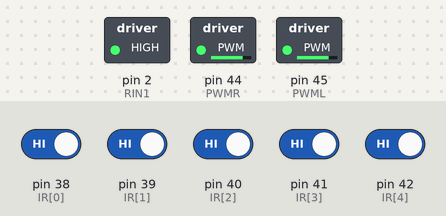
Bench run of a sketch on a simulated Arduino Mega 2560, built with avr-gcc and run on an emulated ATmega2560. On the bench: switched loads named in the sketch (green lamp = pin HIGH). The test bench sets the inputs (shaded band); at power-on: pin 38 (IR[0]), pin 39 (IR[1]), pin 40 (IR[2]), pin 41 (IR[3]), pin 42 (IR[4]) HIGH. Pins used as bus, display or sensor lines are not drawn; what the sketch prints to the serial monitor is not drawn.

Above: at 1.2 s.
1.3 s: pin 38 (IR[0]) driven LOW and pin 39 (IR[1]) driven LOW
At 2.5 s:
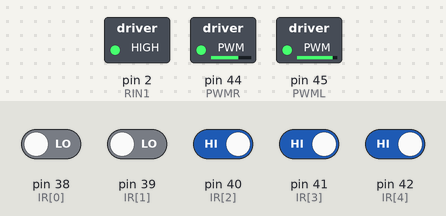
2.8 s: pin 38 (IR[0]) driven HIGH
At 3.6 s:
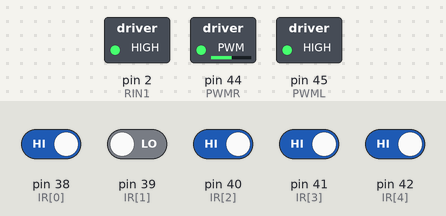
5.8 s: pin 40 (IR[2]) driven LOW
At 7.0 s:
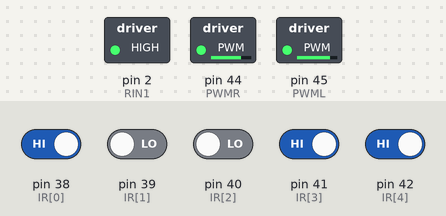
7.3 s: pin 42 (IR[4]) driven LOW
At 7.9 s:
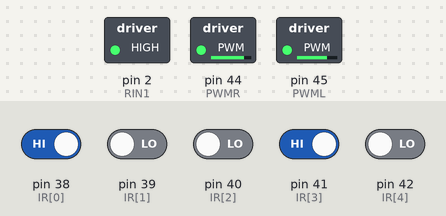
8.8 s: pin 39 (IR[1]) driven HIGH
At 9.4 s:
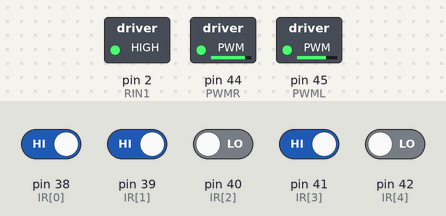
10.3 s: pin 41 (IR[3]) driven LOW
At 11.0 s:
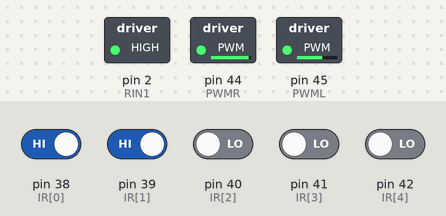
Timing chart, 0 to 12.8 s (numbered marks = the images above; inputs shaded):
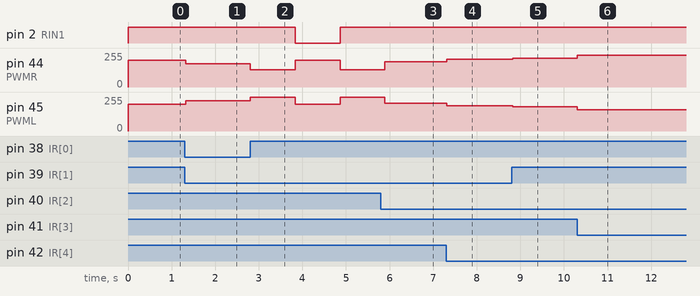

Measured:
- after the input at 1.3 s, pin 44 (PWMR): 200/255 → 173/255 at once; pin 45 (PWML): 200/255 → 226/255 at once
- after the input at 2.8 s, pin 2 (RIN1): HIGH → LOW after 1.0 s, → HIGH 1.0 s later; pin 44 (PWMR): 173/255 → 130/255 at once, → 200/255 1.0 s later, → 130/255 1.0 s later; pin 45 (PWML): 226/255 → 255/255 at once, → 200/255 1.0 s later, → 255/255 1.0 s later
- after the input at 5.8 s, pin 2 (RIN1): stays HIGH (without the input it goes to LOW after 0.09 s)
- after the input at 7.3 s, pin 44 (PWMR): 190/255 → 210/255 at once; pin 45 (PWML): 210/255 → 190/255 at once
- after the input at 8.8 s, pin 44 (PWMR): 210/255 → 216/255 at once; pin 45 (PWML): 190/255 → 183/255 at once
- after the input at 10.3 s, pin 44 (PWMR): 216/255 → 240/255 at once; pin 45 (PWML): 183/255 → 160/255 at once

The sketch:

tracking_crossroad.ino
```cpp
/* IR road test v2.1
  Tracing Car in crossroad.
*/

#include "config.h"
#include <SPI.h>

void MotorWriting(int, int);
int IR[5] = { 38, 39, 40, 41, 42 };
int IR_val[5] = { 0, 0, 0, 0, 0 };
float error = 0;
int black_count = 0;
int vL = 0, vR = 0;
// bool isinNode = false;
bool isfromCenter = false;
bool isStart = true;

void setup() {
  // put your setup code here, to run once:
  Serial.begin(9600);
  Serial.println("Serial Port Connected!");
  for (int i = 0; i < 5; i++) {
    pinMode(IR[i], INPUT);
  }
  pinMode(PWMR, OUTPUT);
  pinMode(RIN1, OUTPUT);
  pinMode(RIN1, OUTPUT);
  pinMode(LIN1, OUTPUT);
  pinMode(LIN2, OUTPUT);
  pinMode(PWML, OUTPUT);
}

void loop() {
  error = 0;
  black_count = 0;
  for (int i = 0; i < 5; i++) {
    IR_val[i] = digitalRead(IR[i]);
    black_count += IR_val[i];
    // Serial.print("IR No.");
    // Serial.print(i);
    // Serial.print(" Status: ");
    // Serial.println(IR_val[i]);
  }

  if (black_count >= 4){
    if(isfromCenter){     //if the car is from the center node to the nodes in edge, it will turn 180 degrees.
      vL =  200;
      vR = -200;
      MotorWriting(vL, vR);
      delay(1000);   //Needed to be modified.
      isfromCenter = false;
    }else if(isStart){    //Special case for the car just start and it needs to walk out from first node.
      vL = 200;
      vR = 200;
      MotorWriting(vL, vR);
    }else{                //If the car is in the center node, turns right
      vL = 255;
      vR = 130;
      MotorWriting(vL, vR);
      delay(1000);   //Needed to be modified.
      isfromCenter = true;
    }

  }
  else if (black_count >= 1) {
    if(isStart){
      isStart = false;    //If the car drives out from the first node, turn isStart off.
    }
    error = -1 * IR_val[0] - 0.6 * IR_val[1] + 0.6 * IR_val[3] + 1 * IR_val[4];  //If IR sensor detect black, it returns 1. Else, it returns 0.
    error = error * 50 / black_count;
    vL = 200 + error;
    vR = 200 - error;
    if(vL>250){
    vL = 250;
    }
    if(vR>250){
      vR = 250;
    }
    MotorWriting(vL, vR);
  }
  else{                   //If the IR sensors do not detect the black line, the car will try to go back to the track
    vL = 200;
    vR = 0;
    MotorWriting(vL, vR);
  }


  // Serial.print("L: ");
  // Serial.println(vL);
  // Serial.print("R: ");
  // Serial.println(vR);
  // MotorWriting(vL, vR);
  delay(20);
}

void MotorWriting(int vL, int vR) {
  int out_vL, out_vR;
  if (vL < 0) {
    out_vL = -vL;
    digitalWrite(LIN1, LOW);
    digitalWrite(LIN2, HIGH);
  } else {
    out_vL = vL;
    digitalWrite(LIN1, HIGH);
    digitalWrite(LIN2, LOW);
  }

  if (vR < 0) {
    out_vR = -vR;
    digitalWrite(RIN1, LOW);
    digitalWrite(RIN2, HIGH);
  } else {
    out_vR = vR;
    digitalWrite(RIN1, HIGH);
    digitalWrite(RIN2, LOW);
  }
  analogWrite(PWMR, out_vR);
  analogWrite(PWML, out_vL);

  delay(10);
}
```

config.h
```cpp
#define BT_RX 14
#define BT_TX 15

#define RFID_MISO 50
#define RFID_MOSI 51
#define RFID_SCK 52
#define RFID_SDA 53
#define RFID_RST 9
#define PWMR 44
#define PWML 45
#define RIN1 2
#define RIN2 3
#define LIN1 5
#define LIN2 6
```
